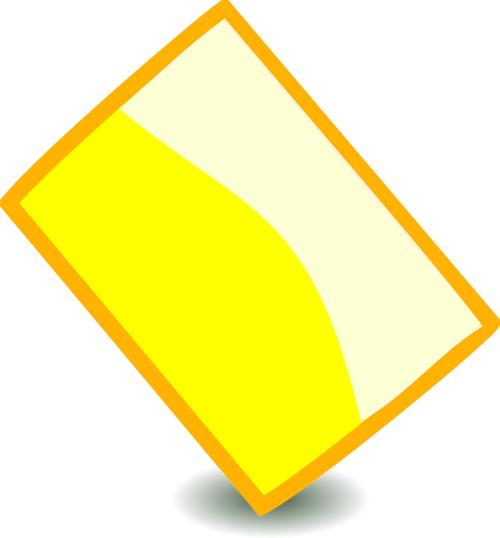
#> input picture WebTest/pic_code/test.jpg, 500 x 538 px
$ python OpenCV.py
#> lines starting #> are read from the running program, lines starting #| are printed output that depends on the picture; after the words box and inside, x2 and y2 are one past the last pixel; in counts of white or black regions, pixels touching at a corner belong together
# -*- coding: UTF-8 -*-

import numpy as np
import cv2


# 图片旋转
def rotate_bound(image, angle):
    # 获取宽高
    (h, w) = image.shape[:2]
    (cX, cY) = (w // 2, h // 2)

    # 提取旋转矩阵 sin cos
    M = cv2.getRotationMatrix2D((cX, cY), -angle, 1.0)
    cos = np.abs(M[0, 0])
    sin = np.abs(M[0, 1])

    # 计算图像的新边界尺寸
    nW = int((h * sin) + (w * cos))
    #     nH = int((h * cos) + (w * sin))
    nH = h

    # 调整旋转矩阵
    M[0, 2] += (nW / 2) - cX
    M[1, 2] += (nH / 2) - cY

    return cv2.warpAffine(image, M, (nW, nH), flags=cv2.INTER_CUBIC, borderMode=cv2.BORDER_REPLICATE)


# 获取图片旋转角度
def get_minAreaRect(image):
    gray = cv2.cvtColor(image, cv2.COLOR_BGR2GRAY)
    gray = cv2.bitwise_not(gray)
    thresh = cv2.threshold(gray, 0, 255,
                           cv2.THRESH_BINARY | cv2.THRESH_OTSU)[1]
    coords = np.column_stack(np.where(thresh > 0))
    return cv2.minAreaRect(coords)


image_path = "./pic_code/test.jpg"
image = cv2.imread(image_path)
#> image is the input picture: shape (538, 500, 3); mean B, G, R 165.6, 246.8, 252.3
angle = get_minAreaRect(image)[-1]
#> in get_minAreaRect, `gray = cv2.cvtColor(image, cv2.COLOR_BGR2GRAY)`:
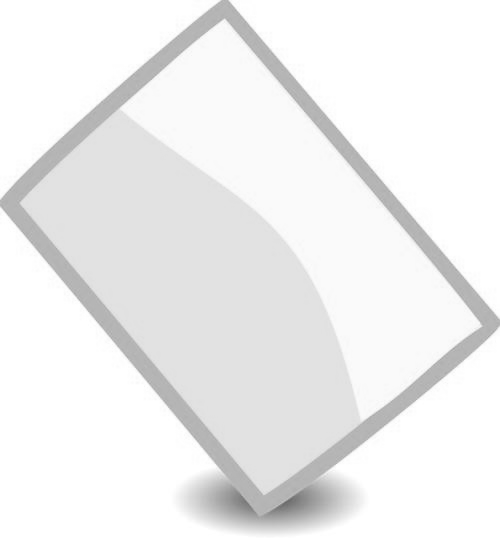
#> gray: shape (538, 500); min 105, max 255, mean 239.3
#> in get_minAreaRect, `gray = cv2.bitwise_not(gray)`:
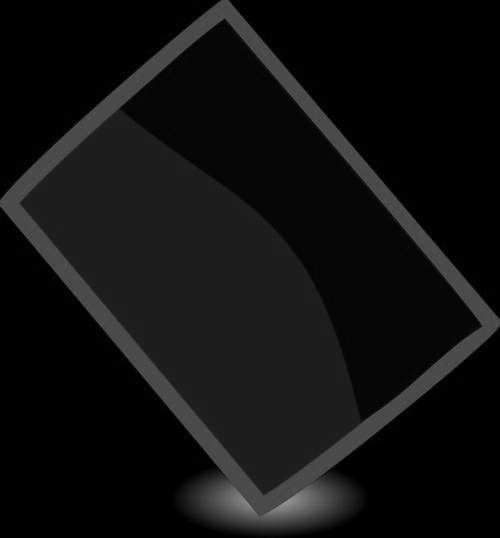
#> gray: shape (538, 500); min 0, max 150, mean 15.7
#> in get_minAreaRect, `thresh = cv2.threshold(gray, 0, 255, cv2.THRESH_BINARY | cv2.THRESH_OT..`:
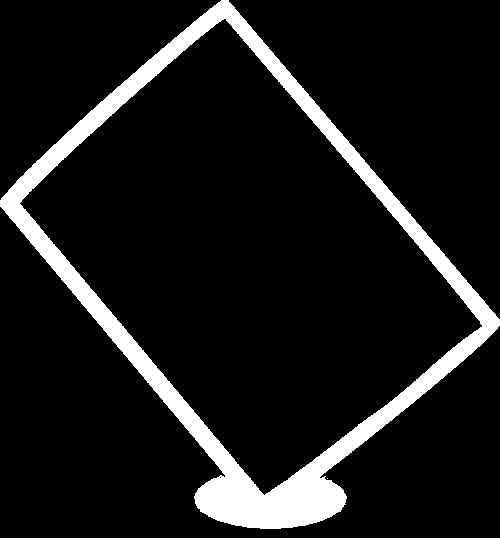
#> thresh: shape (538, 500); 10.1% white; 2 white regions (1 under 20 px), largest, box (x1, y1, x2, y2) and area: (0, 0, 500, 529) 27289
#> in get_minAreaRect, `coords = np.column_stack(np.where(thresh > 0))`: coords = 27290 pairs, first value 0 to 528, second value 0 to 499
#> angle = -49.64
rotated = rotate_bound(image, angle)
#> in rotate_bound, `M = cv2.getRotationMatrix2D((cX, cY), -angle, 1.0)`: M = [[0.648, 0.762, -116.9], [-0.762, 0.648, 285.3]]
#> in rotate_bound, `cos = np.abs(M[0, 0])`: cos = 0.648
#> in rotate_bound, `sin = np.abs(M[0, 1])`: sin = 0.762
#> in rotate_bound, `nW = int((h * sin) + (w * cos))`: nW = 733
#> in rotate_bound, `return cv2.warpAffine(image, M, (nW, nH), flags=cv2.INTER_CUBIC, borde..`:
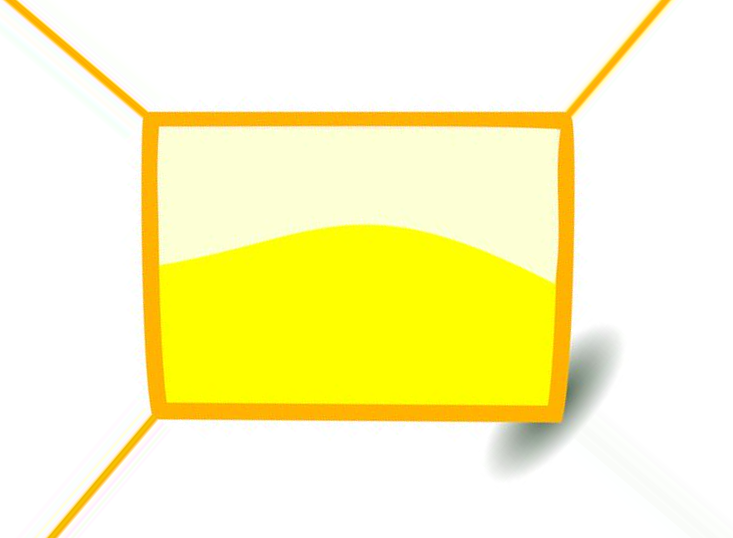
#> returned value: shape (538, 733, 3); mean of channels 0, 1, 2 191.1, 248.6, 252.9; drawn as B, G, R

cv2.putText(rotated, "angle: {:.2f} ".format(angle),
            (10, 30), cv2.FONT_HERSHEY_SIMPLEX, 0.7, (0, 0, 255), 2)
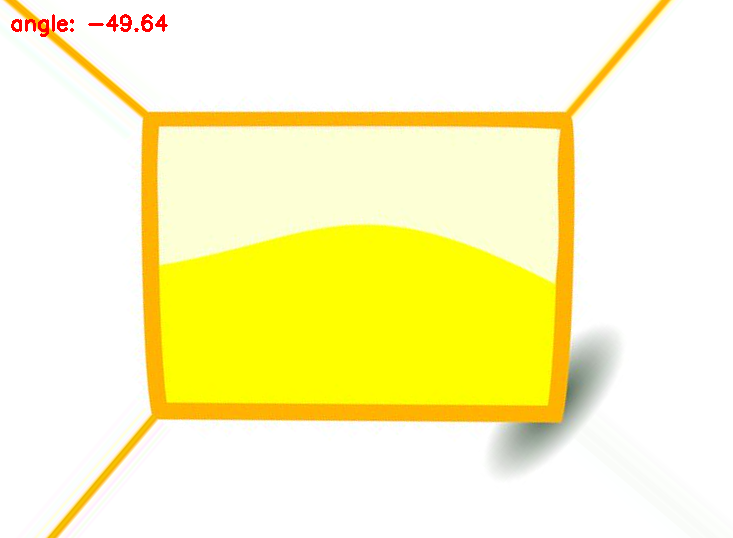
#> rotated: shape (538, 733, 3); 0.25% of pixels changed, all inside (x1, y1, x2, y2) = (11, 14, 168, 37)

# show the output image
print("[INFO] angle: {:.3f}".format(angle))
#| [INFO] angle: -49.635
cv2.imshow("input", image)
cv2.imshow("output", rotated)
cv2.waitKey(0)
